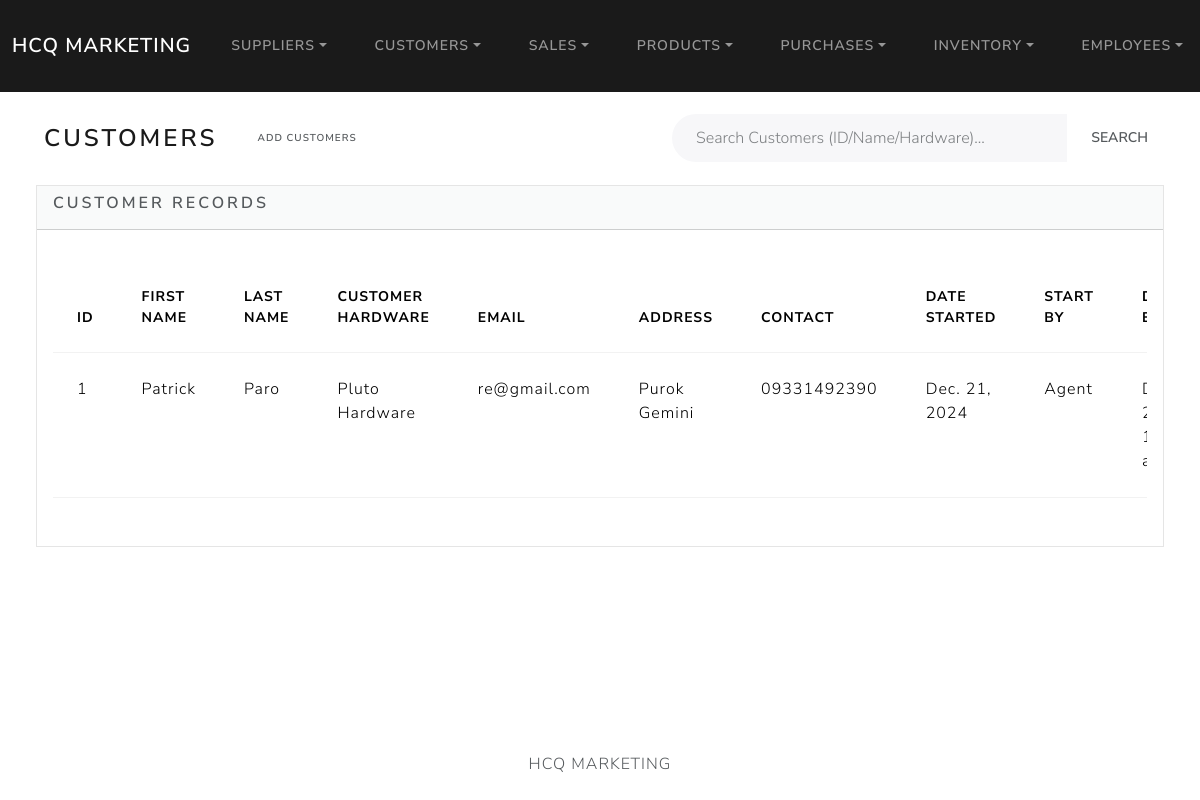
The app's page /customers/index with its own data.
### customers/models.py (models this page shows, shortened)
class Customer(models.Model):
    CUSTOMER_START_BY = [
        ('Office', 'Office'),
        ('Agent', 'Agent'),
    ]
    Customer_Status = [
        ('Active', 'Active'),
        ('Inactive', 'Inactive'),
    ]
    first_name = models.CharField(max_length=50)
    last_name = models.CharField(max_length=50)
    customer_hardware = models.CharField(max_length=50)
    email = models.EmailField(max_length=100)
    address = models.CharField(max_length=100)
    contact_num = models.CharField(max_length=15)
    dateStart = models.DateField("Date Started")
    startBy = models.CharField(max_length=10, choices=CUSTOMER_START_BY)  # figure this out
    dateEdit = models.DateTimeField(default=timezone.now)
    status = models.CharField(max_length=20, choices=Customer_Status, default='Active')

### customers/views.py (the view)
# urls.py: path('customers/index', views.index, name='customers_index'),  # Home page that lists customers
def index(request):
    search_query = request.GET.get('search', '')
    if search_query:
        customers = Customer.objects.filter(
            Q(id__icontains=search_query) |
            Q(first_name__icontains=search_query) |
            Q(last_name__icontains=search_query) |
            Q(customer_hardware__icontains=search_query)
        ).order_by('id')
        results_count = customers.count()
        messages.info(request, f"{results_count} result(s) found for '{search_query}'.")
    else:
        customers = Customer.objects.all().order_by('id')
        results_count = 0
    return render(request, 'customers/index.html', {
        'customers': customers,
        'results_count': results_count
    })

### customers/templates/customers/index.html (shortened to what this page needs)
{% extends "base.html" %}
{% block body %}
<div class="d-flex justify-content-between align-items-center m-3">
    <div class="d-flex align-items-center">
        <h3 class="m-3">Customers</h3>
        <a href="{% url 'add_customer' %}" class="btn btn-add btn-sm ms-2">Add Customers</a>
    </div>
    <form method="get" action="" class="d-flex ms-auto" style="width: 500px;">
        <div class="input-group">
            <input type="text" class="form-control" placeholder="Search Customers (ID/Name/Hardware)..." name="search" style="border-radius: 30px 0 0 30px;">
            <button class="btn btn-search" type="submit" style="border-radius: 0 30px 30px 0;">Search</button>
        </div>
    </form>
</div>
<div class = "row">
    <div class = "col-12">
        {% if customers %}
        <div class="card bg-light ms-4 me-4 mb-4">
            <div class="card-header">
                <h5 class="card-title">Customer Records</h5>
            </div>
            <div class="card-body">
                <p class="card-text">
                    <div class ="table-responsive">
                        <table class="table table-hover">
                            <thead>
                            <tr>
                                <th scope="col">ID</th>
                                <th scope="col">First Name</th>
                                <th scope="col">Last Name</th>
                                <th scope="col">Customer Hardware</th>
                                <th scope="col">Email</th>
                                <th scope="col">Address</th>
                                <th scope="col">Contact</th>
                                <th scope="col">Date Started</th>
                                <th scope="col">Start By</th>
                                <th scope="col">Date Edited</th>
                            </tr>
                            </thead>
                            <tbody>
                                {% for customer in customers %}
                                    <tr>
                                        <td>{{ customer.id}}</td>
                                        <td>{{ customer.first_name}}</td>
                                        <td>{{ customer.last_name}}</td>
                                        <td>{{ customer.customer_hardware}}</td>
                                        <td>{{ customer.email}}</td>
                                        <td>{{ customer.address}}</td>
                                        <td>{{ customer.contact_num}}</td>
                                        <td>{{ customer.dateStart}}</td>
                                        <td>{{ customer.startBy}}</td>
                                        <td>{{ customer.dateEdit}}</td>
                                {% endfor %}
                            </tbody>
                        </table>
                    </div>
                </p>
            </div>
        </div>
        {% else %}
            <h5 class = "alert alert-primary ms-4 me-4"> No Customer Records </h5>
        {% endif %}
    </div>
</div>
</div>
{% endblock %}

### records on screen
Customer: id "1", first_name "Patrick", last_name "Paro", customer_hardware "Pluto Hardware", email "re@gmail.com", address "Purok Gemini", contact_num "09331492390", dateStart "Dec. 21, 2024", startBy "Agent"
